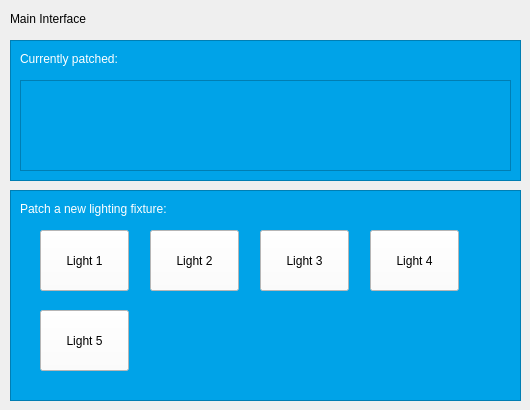
     <widget class="QWidget" name="page_2">
      <widget class="QLabel" name="label_20">
       <property name="geometry">
        <rect>
         <x>10</x>
         <y>10</y>
         <width>181</width>
         <height>17</height>
        </rect>
       </property>
       <property name="text">
        <string>Main Interface</string>
       </property>
      </widget>
      <widget class="QFrame" name="frame_14">
       <property name="geometry">
        <rect>
         <x>10</x>
         <y>40</y>
         <width>511</width>
         <height>141</height>
        </rect>
       </property>
       <property name="styleSheet">
        <string notr="true">background-color: rgb(0, 163, 232);</string>
       </property>
       <property name="frameShape">
        <enum>QFrame::StyledPanel</enum>
       </property>
       <property name="frameShadow">
        <enum>QFrame::Raised</enum>
       </property>
       <widget class="QLabel" name="label_21">
        <property name="geometry">
         <rect>
          <x>10</x>
          <y>10</y>
          <width>181</width>
          <height>17</height>
         </rect>
        </property>
        <property name="styleSheet">
         <string notr="true">color: rgb(255, 255, 255);</string>
        </property>
        <property name="text">
         <string>Currently patched:</string>
        </property>
       </widget>
       <widget class="QScrollArea" name="scrollArea">
        <property name="geometry">
         <rect>
          <x>10</x>
          <y>40</y>
          <width>491</width>
          <height>91</height>
         </rect>
        </property>
        <property name="widgetResizable">
         <bool>true</bool>
        </property>
        <widget class="QWidget" name="scrollAreaWidgetContents">
         <property name="geometry">
          <rect>
           <x>0</x>
           <y>0</y>
           <width>489</width>
           <height>89</height>
          </rect>
         </property>
         <widget class="QWidget" name="widget" native="true">
          <property name="geometry">
           <rect>
            <x>0</x>
            <y>0</y>
            <width>491</width>
            <height>91</height>
           </rect>
          </property>
         </widget>
        </widget>
       </widget>
      </widget>
      <widget class="QFrame" name="frame_15">
       <property name="geometry">
        <rect>
         <x>10</x>
         <y>190</y>
         <width>511</width>
         <height>211</height>
        </rect>
       </property>
       <property name="styleSheet">
        <string notr="true">background-color: rgb(0, 163, 232);</string>
       </property>
       <property name="frameShape">
        <enum>QFrame::StyledPanel</enum>
       </property>
       <property name="frameShadow">
        <enum>QFrame::Raised</enum>
       </property>
       <widget class="QLabel" name="label_22">
        <property name="geometry">
         <rect>
          <x>10</x>
          <y>10</y>
          <width>251</width>
          <height>17</height>
         </rect>
        </property>
        <property name="styleSheet">
         <string notr="true">color: rgb(255, 255, 255);</string>
        </property>
        <property name="text">
         <string>Patch a new lighting fixture:</string>
        </property>
       </widget>
       <widget class="QPushButton" name="pushButton_14">
        <property name="geometry">
         <rect>
          <x>30</x>
          <y>40</y>
          <width>89</width>
          <height>61</height>
         </rect>
        </property>
        <property name="styleSheet">
         <string notr="true">background-color: rgb(255, 255, 255);</string>
        </property>
        <property name="text">
         <string>Light 1</string>
        </property>
       </widget>
       <widget class="QPushButton" name="pushButton_15">
        <property name="geometry">
         <rect>
          <x>140</x>
          <y>40</y>
          <width>89</width>
          <height>61</height>
         </rect>
        </property>
        <property name="styleSheet">
         <string notr="true">background-color: rgb(255, 255, 255);</string>
        </property>
        <property name="text">
         <string>Light 2</string>
        </property>
       </widget>
       <widget class="QPushButton" name="pushButton_16">
        <property name="geometry">
         <rect>
          <x>250</x>
          <y>40</y>
          <width>89</width>
          <height>61</height>
         </rect>
        </property>
        <property name="styleSheet">
         <string notr="true">background-color: rgb(255, 255, 255);</string>
        </property>
        <property name="text">
         <string>Light 3</string>
        </property>
       </widget>
       <widget class="QPushButton" name="pushButton_17">
        <property name="geometry">
         <rect>
          <x>360</x>
          <y>40</y>
          <width>89</width>
          <height>61</height>
         </rect>
        </property>
        <property name="styleSheet">
         <string notr="true">background-color: rgb(255, 255, 255);</string>
        </property>
        <property name="text">
         <string>Light 4</string>
        </property>
       </widget>
       <widget class="QPushButton" name="pushButton_18">
        <property name="geometry">
         <rect>
          <x>30</x>
          <y>120</y>
          <width>89</width>
          <height>61</height>
         </rect>
        </property>
        <property name="styleSheet">
         <string notr="true">background-color: rgb(255, 255, 255);</string>
        </property>
        <property name="text">
         <string>Light 5</string>
        </property>
       </widget>
      </widget>
     </widget>
